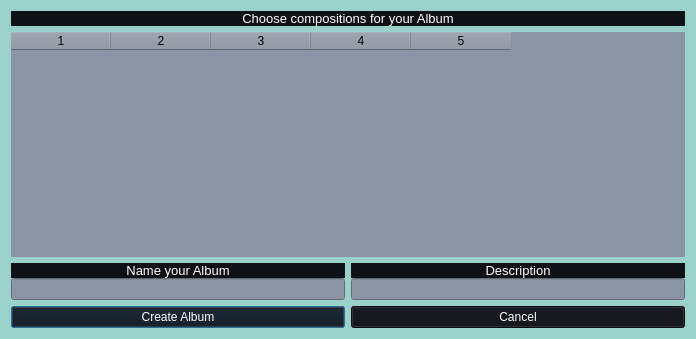
<?xml version="1.0" encoding="UTF-8"?>
<ui version="4.0">
 <class>Dialog_CAYSW</class>
 <widget class="QDialog" name="Dialog_CAYSW">
  <property name="geometry">
   <rect>
    <x>0</x>
    <y>0</y>
    <width>696</width>
    <height>339</height>
   </rect>
  </property>
  <property name="windowTitle">
   <string>Creating</string>
  </property>
  <property name="styleSheet">
   <string notr="true">background-color: #9AD2CB;
</string>
  </property>
  <layout class="QGridLayout" name="gridLayout">
   <item row="2" column="0" colspan="2">
    <widget class="QTableWidget" name="tableWidget_Display">
     <property name="styleSheet">
      <string notr="true">border-style: none;
selection-background-color: transparent;
background-color: #8B94A3</string>
     </property>
     <property name="rowCount">
      <number>0</number>
     </property>
     <property name="columnCount">
      <number>5</number>
     </property>
     <column/>
     <column/>
     <column/>
     <column/>
     <column/>
    </widget>
   </item>
   <item row="3" column="1">
    <layout class="QVBoxLayout" name="verticalLayout_2">
     <property name="spacing">
      <number>0</number>
     </property>
     <item>
      <widget class="QLabel" name="label_Description">
       <property name="styleSheet">
        <string notr="true">background-color: #0E1116;
color: white</string>
       </property>
       <property name="text">
        <string>&lt;html&gt;&lt;head/&gt;&lt;body&gt;&lt;p align=&quot;center&quot;&gt;&lt;span style=&quot; font-size:10pt;&quot;&gt;Description&lt;/span&gt;&lt;/p&gt;&lt;/body&gt;&lt;/html&gt;</string>
       </property>
      </widget>
     </item>
     <item>
      <widget class="QLineEdit" name="lineEdit_Description">
       <property name="styleSheet">
        <string notr="true">background-color: #8b94a3;
color: white</string>
       </property>
      </widget>
     </item>
    </layout>
   </item>
   <item row="3" column="0">
    <layout class="QVBoxLayout" name="verticalLayout">
     <property name="spacing">
      <number>0</number>
     </property>
     <item>
      <widget class="QLabel" name="label_NameYourAlbum">
       <property name="styleSheet">
        <string notr="true">background-color: #0E1116;
color: white</string>
       </property>
       <property name="text">
        <string>&lt;html&gt;&lt;head/&gt;&lt;body&gt;&lt;p align=&quot;center&quot;&gt;&lt;span style=&quot; font-size:10pt;&quot;&gt;Name your Album&lt;/span&gt;&lt;/p&gt;&lt;/body&gt;&lt;/html&gt;</string>
       </property>
      </widget>
     </item>
     <item>
      <widget class="QLineEdit" name="lineEdit_NameAlbum">
       <property name="styleSheet">
        <string notr="true">background-color: #8b94a3;
color: white</string>
       </property>
      </widget>
     </item>
    </layout>
   </item>
   <item row="4" column="0" colspan="2">
    <layout class="QHBoxLayout" name="horizontalLayout">
     <item>
      <widget class="QPushButton" name="pushButton_CreateAlbum">
       <property name="styleSheet">
        <string notr="true">background-color: #0E1116;
color: white</string>
       </property>
       <property name="text">
        <string>Create Album</string>
       </property>
      </widget>
     </item>
     <item>
      <widget class="QPushButton" name="pushButton_Cancel">
       <property name="styleSheet">
        <string notr="true">background-color: #0E1116;
color: white</string>
       </property>
       <property name="text">
        <string>Cancel</string>
       </property>
      </widget>
     </item>
    </layout>
   </item>
   <item row="1" column="0" colspan="2">
    <widget class="QLabel" name="label_InfoofWidget">
     <property name="styleSheet">
      <string notr="true">background-color: #0E1116;
color: white</string>
     </property>
     <property name="text">
      <string>&lt;html&gt;&lt;head/&gt;&lt;body&gt;&lt;p align=&quot;center&quot;&gt;&lt;span style=&quot; font-size:10pt;&quot;&gt;Choose compositions for your Album&lt;/span&gt;&lt;/p&gt;&lt;/body&gt;&lt;/html&gt;</string>
     </property>
    </widget>
   </item>
  </layout>
 </widget>
 <resources/>
 <connections/>
</ui>
